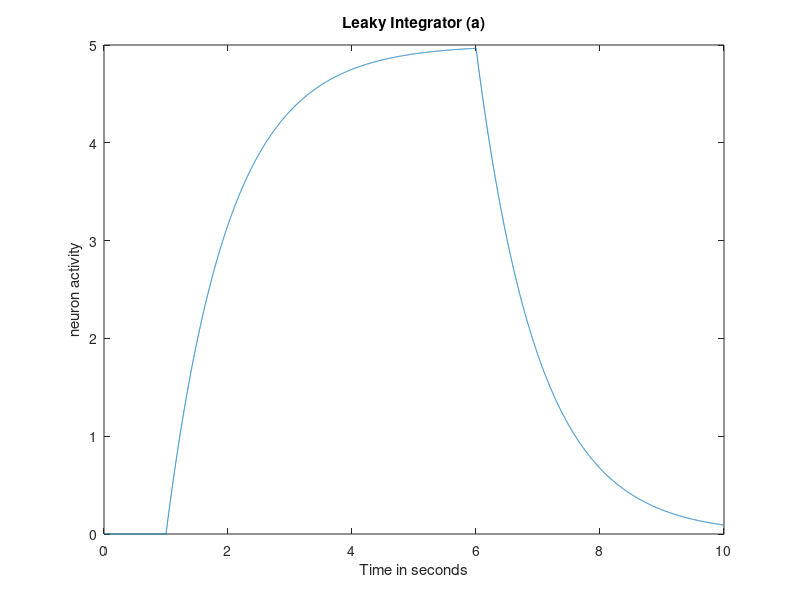
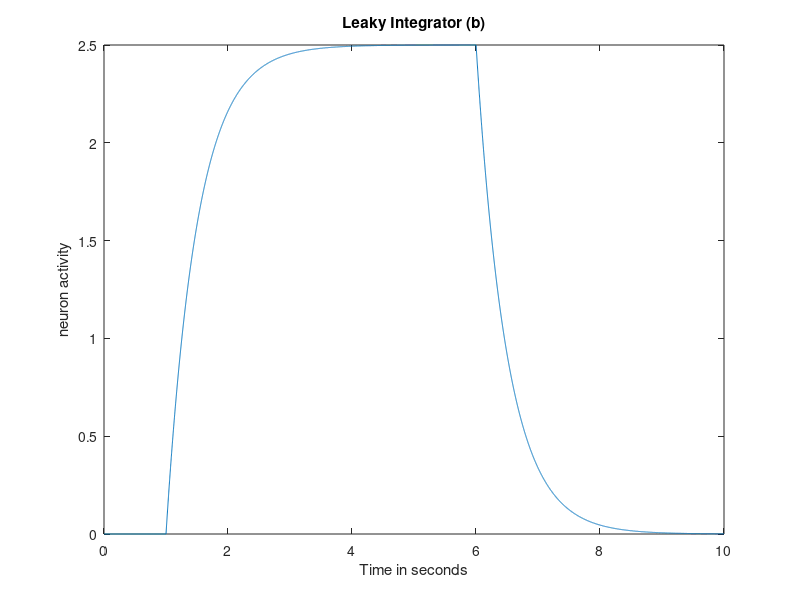

These charts were generated, in order, by the following MATLAB code:
%% Question A when A = 1 

% first clear matlab
clc
clear all

% Question a from leaky_integrator homework 1
% Set the parameters for when A = 1 

A = 1; % constant representing the spontaneous decay of the neuron 
x_start = 0; % begin with an x value of 0, x(0) = 0 
x_inc = .001; % increments that I want to count by
x_end = 10; % final x value  
I = 0; % create the I variable 

% integrate dx/dt = -Ax + I

x = [0]; % creating an empty x vector 
dx = 0 ; % starting dx at 0

time = x_start:x_inc:x_end;

for t = 1:length(time)  %time position, t=1 refers to the first time point 
    if time(t) >= 1 && time(t) <= 6 %time either below 1 or above 6
        I = 5; % I is equal to 5
    else 
        I = 0; % for all t points besides the ones specified above, I would be equal to 0
    end
    dx = [-1 * A * x(t) + I] * x_inc; % leaky integrator formula
    x(end+1) = x(t) + dx; % change in x 
end       
        
x = x(1:end-1); % removing the last incremident to make x and time the same vector 


%create figure 1
figure(1)
plot(time,x)
title('Leaky Integrator (a)')
ylabel('neuron activity')
xlabel('Time in seconds')

%% Question b when A =2 

A = 2; % constant representing the spontaneous decay of the neuron, which for this question b is 2 
x_start = 0; % begin with an x value of 0, x(0) = 0 
x_inc = .001; % increments that I want to count by
x_end = 10; % final x value  
I = 0; % create the I variable 

% integrate dx/dt = -Ax + I

x = [0]; % creating an empty x vector 
dx = 0 ; %starting dx

time = x_start:x_inc:x_end;

for t = 1:length(time)  %time position, t=1 refers to the first time point (not time point 1)
    if time(t) >= 1 && time(t) <= 6 %time either below 1 or above 6
        I = 5; % I is equal to 5
    else 
        I = 0; % for all t points besides the ones specified, I would be equal to 0
    end
    dx = [-1 * A * x(t) + I] * x_inc; % formula
    x(end+1) = x(t) + dx; % change in x 
end       
        
x = x(1:end-1); % removing the last increment to make x and time the same vector 


%create figure 2
figure(2)
plot(time,x)
title('Leaky Integrator (b)')
ylabel('neuron activity')
xlabel('Time in seconds')
